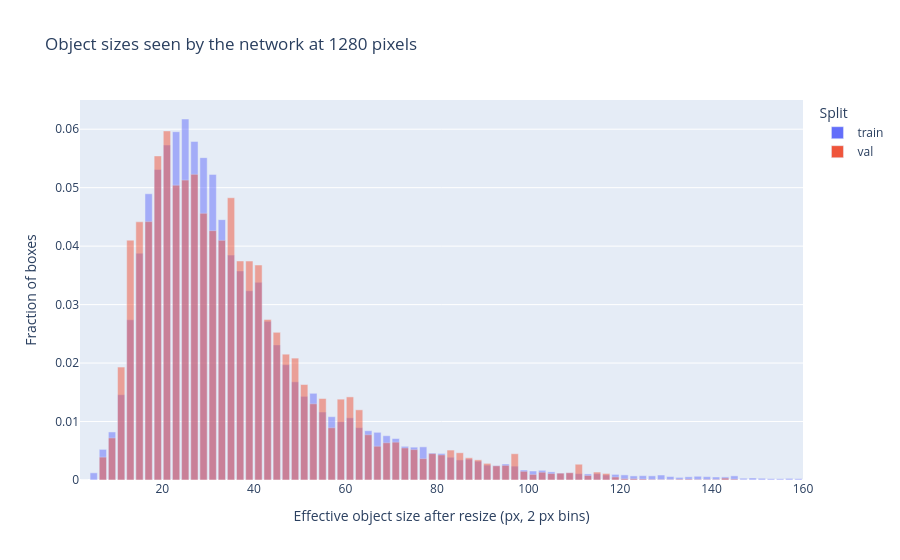

This figure's notebook cell:
### Markdown cell above
## 4. Sampling summary and annotation checks

The table compares class counts in the stride-4 training selection and the clean
validation fold. The redundancy table measures how similar consecutive selected frames
are: the median IoU of the same tracked object $s$ frames apart. The effective size is
$\sqrt{wh}$ after resizing the longer side to 1280 pixels.

### Code cell
selection = select_dataset_frames(
    frames, SETTINGS["dataset"]["frame_stride"], SETTINGS["dataset"]["validation_clips"]
)
selected_objects = pl.concat(
    [
        objects.join(selection[split].select("image_key"), on="image_key").with_columns(
            pl.lit(split).alias("selection")
        )
        for split in selection
    ]
)
class_summary = (
    selected_objects.group_by("selection", "class_id", "class_name")
    .len(name="boxes")
    .with_columns((pl.col("boxes") / pl.col("boxes").sum().over("selection")).alias("fraction"))
    .pivot(on="selection", index=["class_id", "class_name"], values=["boxes", "fraction"])
    .sort("class_id")
    .select("class_name", "boxes_train", "boxes_val", "fraction_train", "fraction_val")
)
display(class_summary)

tracks = objects.filter(pl.col("split") == "train").select(
    "clip", "frame_id", "track_id", "x", "y", "width", "height"
)
redundancy = []
for stride in (1, 2, 4, 8, 16):
    pairs = tracks.join(
        tracks.with_columns(pl.col("frame_id") - stride),
        on=["clip", "frame_id", "track_id"],
        suffix="_next",
    )
    overlap_width = (
        pl.min_horizontal(pl.col("x") + pl.col("width"), pl.col("x_next") + pl.col("width_next"))
        - pl.max_horizontal("x", "x_next")
    ).clip(0)
    overlap_height = (
        pl.min_horizontal(pl.col("y") + pl.col("height"), pl.col("y_next") + pl.col("height_next"))
        - pl.max_horizontal("y", "y_next")
    ).clip(0)
    intersection = overlap_width * overlap_height
    iou = intersection / (
        pl.col("width") * pl.col("height")
        + pl.col("width_next") * pl.col("height_next")
        - intersection
    )
    redundancy.append(
        {"Stride": stride, "Median same-object IoU": pairs.select(iou.median()).item()}
    )
display(pl.from_dicts(redundancy))

effective = selected_objects.with_columns(
    (
        (pl.col("width") * pl.col("height")).sqrt()
        * SETTINGS["dataset"]["image_size"]
        / pl.max_horizontal("image_width", "image_height")
    ).alias("effective_size")
)
display(
    effective.group_by("selection").agg(
        pl.col("effective_size").median().alias("Median effective size px"),
        (pl.col("effective_size") < 8).mean().alias("Below 8 px"),
        (pl.col("effective_size") < 16).mean().alias("Below 16 px"),
        (pl.col("effective_size") < 32).mean().alias("Below 32 px"),
    )
)
size_bins = (
    effective.filter(pl.col("effective_size") < 160)
    .with_columns((pl.col("effective_size") // 2 * 2 + 1).alias("size_bin"))
    .group_by("selection", "size_bin")
    .len(name="boxes")
    .with_columns((pl.col("boxes") / pl.col("boxes").sum().over("selection")).alias("fraction"))
    .sort("selection", "size_bin")
)
px.bar(
    size_bins,
    x="size_bin",
    y="fraction",
    color="selection",
    barmode="overlay",
    labels={
        "size_bin": "Effective object size after resize (px, 2 px bins)",
        "fraction": "Fraction of boxes",
        "selection": "Split",
    },
    title="Object sizes seen by the network at 1280 pixels",
)

### Figure 1 — Plotly figure (JSON) as saved in the notebook; plotly's stock layout.template omitted (floating-point values rounded to 4 significant figures)
{"data": [{"hovertemplate": "Split=train<br>Effective object size after resize (px, 2 px bins)=%{x}<br>Fraction of boxes=%{y}<extra></extra>", "legendgroup": "train", "marker": {"color": "#636efa", "opacity": 0.5, "pattern": {"shape": ""}}, "name": "train", "orientation": "v", "showlegend": true, "textposition": "auto", "type": "bar", "x": [3.0, 5.0, 7.0, 9.0, 11.0, 13.0, 15.0, 17.0, 19.0, 21.0, 23.0, 25.0, 27.0, 29.0, 31.0, 33.0, 35.0, 37.0, 39.0, 41.0, 43.0, 45.0, 47.0, 49.0, 51.0, 53.0, 55.0, 57.0, 59.0, 61.0, 63.0, 65.0, 67.0, 69.0, 71.0, 73.0, 75.0, 77.0, 79.0, 81.0, 83.0, 85.0, 87.0, 89.0, 91.0, 93.0, 95.0, 97.0, 99.0, 101.0, 103.0, 105.0, 107.0, 109.0, 111.0, 113.0, 115.0, 117.0, 119.0, 121.0, 123.0, 125.0, 127.0, 129.0, 131.0, 133.0, 135.0, 137.0, 139.0, 141.0, 143.0, 145.0, 147.0, 149.0, 151.0, 153.0, 155.0, 157.0, 159.0], "xaxis": "x", "y": [3.734e-06, 0.001228, 0.005238, 0.008217, 0.01459, 0.02741, 0.0388, 0.04896, 0.05311, 0.05729, 0.05957, 0.06174, 0.05791, 0.05514, 0.05227, 0.04453, 0.03846, 0.03575, 0.03237, 0.03381, 0.02714, 0.02311, 0.01972, 0.01679, 0.01431, 0.01482, 0.01163, 0.01083, 0.009976, 0.01063, 0.008957, 0.00843, 0.008158, 0.007572, 0.00709, 0.005757, 0.005615, 0.005667, 0.004615, 0.00454, 0.00389, 0.003431, 0.003569, 0.003226, 0.002546, 0.002468, 0.002733, 0.002371, 0.001706, 0.001538, 0.001658, 0.001389, 0.001191, 0.001236, 0.001086, 0.001034, 0.001075, 0.0008624, 0.0009595, 0.0008699, 0.0006982, 0.000743, 0.0007094, 0.0008512, 0.0005899, 0.0004443, 0.0005451, 0.0006384, 0.0005675, 0.0005115, 0.0005302, 0.0007056, 0.0003024, 0.0003435, 0.0002949, 0.000224, 0.0002128, 0.0002763, 0.0002277], "yaxis": "y"}, {"hovertemplate": "Split=val<br>Effective object size after resize (px, 2 px bins)=%{x}<br>Fraction of boxes=%{y}<extra></extra>", "legendgroup": "val", "marker": {"color": "#EF553B", "opacity": 0.5, "pattern": {"shape": ""}}, "name": "val", "orientation": "v", "showlegend": true, "textposition": "auto", "type": "bar", "x": [7.0, 9.0, 11.0, 13.0, 15.0, 17.0, 19.0, 21.0, 23.0, 25.0, 27.0, 29.0, 31.0, 33.0, 35.0, 37.0, 39.0, 41.0, 43.0, 45.0, 47.0, 49.0, 51.0, 53.0, 55.0, 57.0, 59.0, 61.0, 63.0, 65.0, 67.0, 69.0, 71.0, 73.0, 75.0, 77.0, 79.0, 81.0, 83.0, 85.0, 87.0, 89.0, 91.0, 93.0, 95.0, 97.0, 99.0, 101.0, 103.0, 105.0, 107.0, 109.0, 111.0, 113.0, 115.0, 117.0, 119.0, 121.0, 123.0, 125.0, 127.0, 129.0, 131.0, 133.0, 135.0, 137.0, 139.0, 141.0, 143.0, 145.0, 147.0], "xaxis": "x", "y": [0.003913, 0.007196, 0.01932, 0.04103, 0.04416, 0.0442, 0.05543, 0.05971, 0.05043, 0.05129, 0.05228, 0.04562, 0.04264, 0.04099, 0.04828, 0.03746, 0.03745, 0.03677, 0.02747, 0.02525, 0.02152, 0.02085, 0.01633, 0.01304, 0.01394, 0.008934, 0.01383, 0.01422, 0.012, 0.00774, 0.005779, 0.00637, 0.006471, 0.005484, 0.005202, 0.003658, 0.004504, 0.004289, 0.005122, 0.004658, 0.003806, 0.00345, 0.002846, 0.002423, 0.002497, 0.004491, 0.001483, 0.0009532, 0.001329, 0.001101, 0.001168, 0.001249, 0.002698, 0.0007652, 0.001363, 0.001121, 0.0005102, 0.0002215, 0.0002148, 0.0001678, 0.0001074, 6.713e-05, 8.055e-05, 0.0001343, 0.0001477, 0.0001007, 0.0001007, 0.0001007, 0.0003289, 0.0001544, 6.713e-06], "yaxis": "y"}], "layout": {"barmode": "overlay", "legend": {"title": {"text": "Split"}, "tracegroupgap": 0}, "title": {"text": "Object sizes seen by the network at 1280 pixels"}, "xaxis": {"anchor": "y", "domain": [0.0, 1.0], "title": {"text": "Effective object size after resize (px, 2 px bins)"}}, "yaxis": {"anchor": "x", "domain": [0.0, 1.0], "title": {"text": "Fraction of boxes"}}}}
